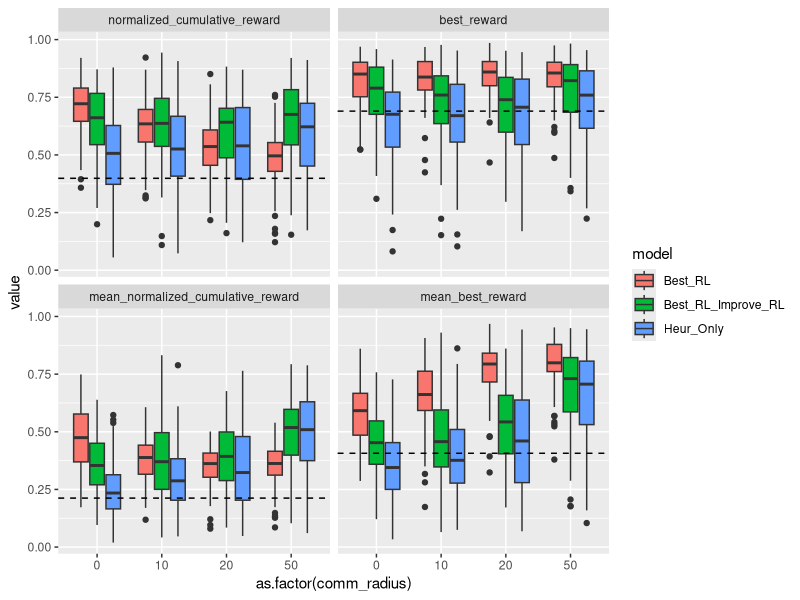
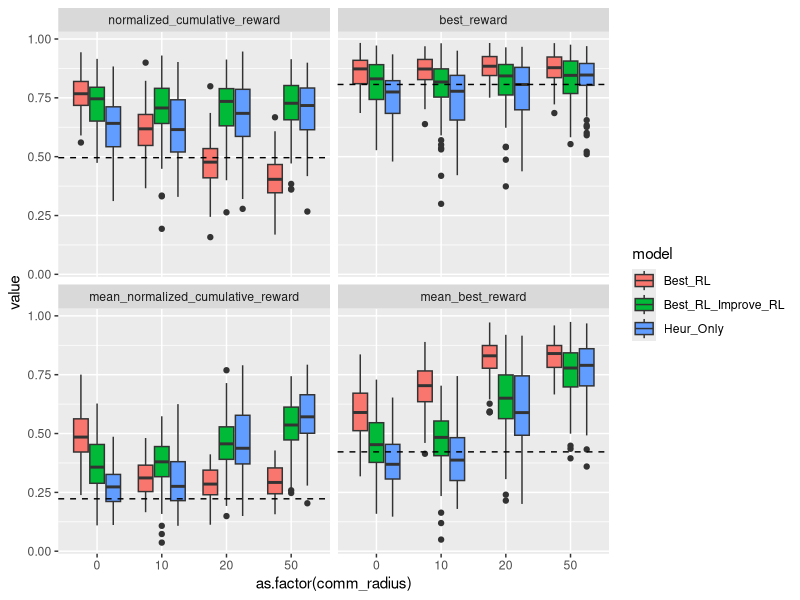
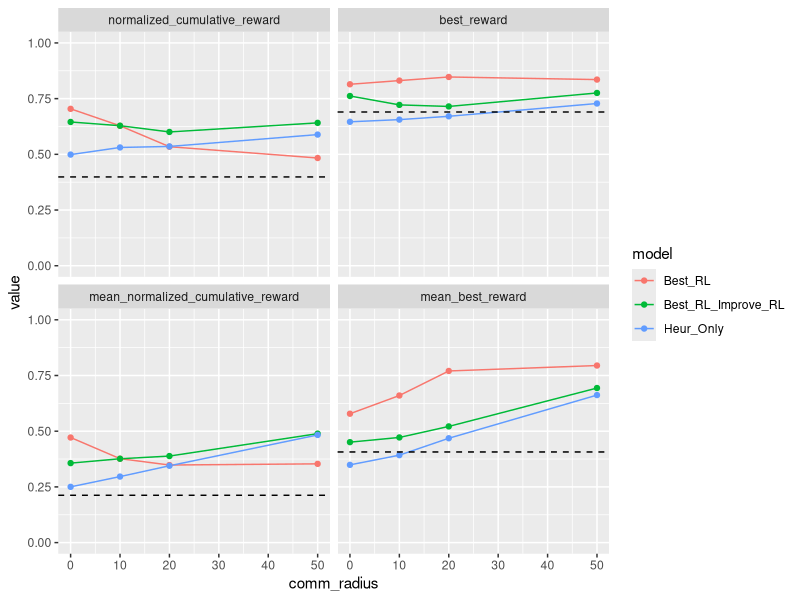
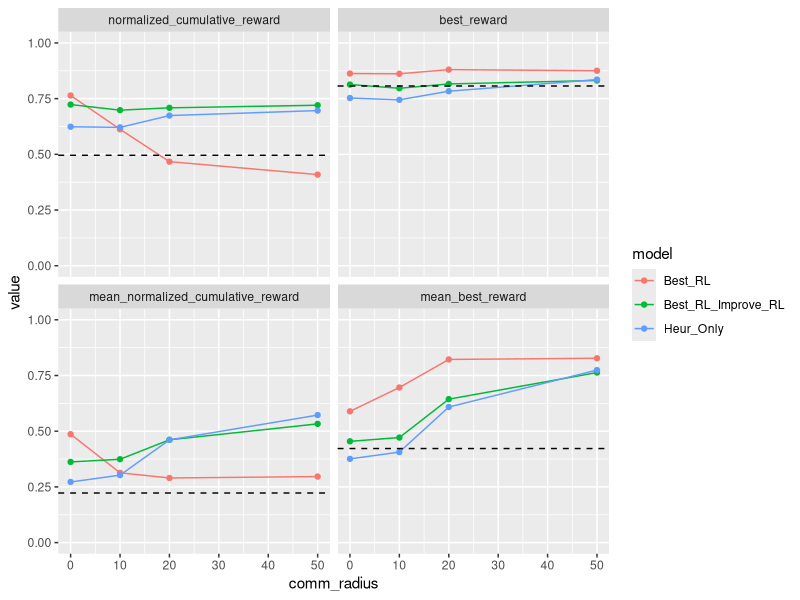

The R source for these figures, in order:
## ---- chunk 1
library(dplyr)
library(tidyverse)
library(ggplot2)

data = read.csv("Best_RL_results.csv")
data2 = read.csv("Heur_Only_results.csv")
data3 = read.csv("Random_Baseline_results.csv")
data4 =  read.csv("Best_RL_Improve_RL_results.csv")
colnames(data)
## ---- chunk 2
library(dplyr)
library(tidyr)
library(ggplot2)

sam_noise = 0.1
move_noise = 0.1

df = rbind(data, data2, data4) %>%
  pivot_longer(cols = c(normalized_cumulative_reward, best_reward,
                        mean_normalized_cumulative_reward, mean_best_reward))

df_random_5 = data3 %>% filter(n_agents==5) %>%
  summarise(
    normalized_cumulative_reward      = mean(normalized_cumulative_reward,      na.rm = TRUE),
    best_reward                       = mean(best_reward,                       na.rm = TRUE),
    mean_normalized_cumulative_reward = mean(mean_normalized_cumulative_reward, na.rm = TRUE),
    mean_best_reward                  = mean(mean_best_reward,                  na.rm = TRUE)
  ) %>%
  pivot_longer(everything(), names_to = "name", values_to = "value")
  
df_random_10 = data3 %>% filter(n_agents==10) %>%
  summarise(
    normalized_cumulative_reward      = mean(normalized_cumulative_reward,      na.rm = TRUE),
    best_reward                       = mean(best_reward,                       na.rm = TRUE),
    mean_normalized_cumulative_reward = mean(mean_normalized_cumulative_reward, na.rm = TRUE),
    mean_best_reward                  = mean(mean_best_reward,                  na.rm = TRUE)
  ) %>%
  pivot_longer(everything(), names_to = "name", values_to = "value")


facet_levels   = c("normalized_cumulative_reward", "best_reward",
                  "mean_normalized_cumulative_reward", "mean_best_reward")
df$name        = factor(df$name,        levels = facet_levels)
df_random_5$name = factor(df_random_5$name, levels = facet_levels)
df_random_10$name = factor(df_random_10$name, levels = facet_levels)

ggplot(df %>% filter(n_agents == 5, movement_noise == move_noise, sample_noise == sam_noise),
       aes(y = value, x = as.factor(comm_radius), fill = model)) +
  geom_boxplot() +
  facet_wrap(vars(name)) +
  geom_hline(data = df_random_5, aes(yintercept = value), color = "black", linetype = "dashed")

ggplot(df %>% filter(n_agents == 10, movement_noise == move_noise, sample_noise == sam_noise),
       aes(y = value, x = as.factor(comm_radius), fill = model)) +
  geom_boxplot() +
  facet_wrap(vars(name)) +
  geom_hline(data = df_random_10, aes(yintercept = value), color = "black", linetype = "dashed")


dfmean = rbind(data, data2, data4) %>% 
  group_by(n_agents, comm_radius, movement_noise, sample_noise, model) %>%
  summarise(
    mean_normalized_cumulative_reward = mean(mean_normalized_cumulative_reward, na.rm = TRUE),
    mean_best_reward                  = mean(mean_best_reward,                  na.rm = TRUE),
    normalized_cumulative_reward      = mean(normalized_cumulative_reward,      na.rm = TRUE),
    best_reward                       = mean(best_reward,                       na.rm = TRUE),
    .groups = "drop"
  ) %>%
  pivot_longer(cols = c(normalized_cumulative_reward, best_reward,
                        mean_normalized_cumulative_reward, mean_best_reward))

dfmean$name = factor(dfmean$name, levels = facet_levels)

ggplot(dfmean %>% filter(sample_noise == sam_noise, movement_noise == move_noise, n_agents == 5),
       aes(x = comm_radius, y = value, color = model)) +
  geom_line() +
  geom_point() +
  scale_y_continuous(limits = c(0, 1)) +
  facet_wrap(vars(name)) +
  geom_hline(data = df_random_5, aes(yintercept = value), color = "black", linetype = "dashed")

ggplot(dfmean %>% filter(sample_noise == sam_noise, movement_noise == move_noise, n_agents == 10),
       aes(x = comm_radius, y = value, color = model)) +
  geom_line() +
  geom_point() +
  scale_y_continuous(limits = c(0, 1)) +
  facet_wrap(vars(name)) +
  geom_hline(data = df_random_10, aes(yintercept = value), color = "black", linetype = "dashed")
